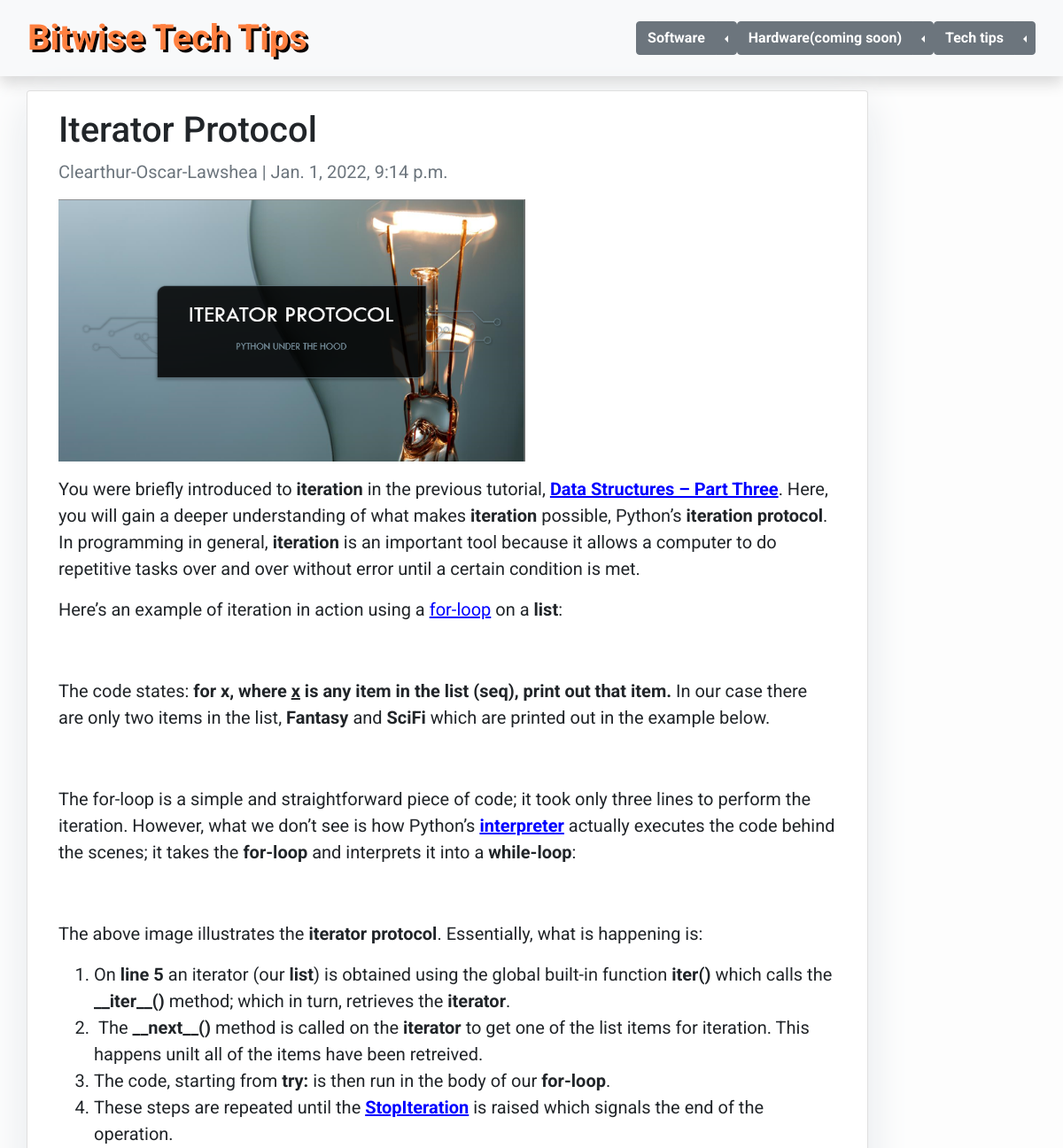
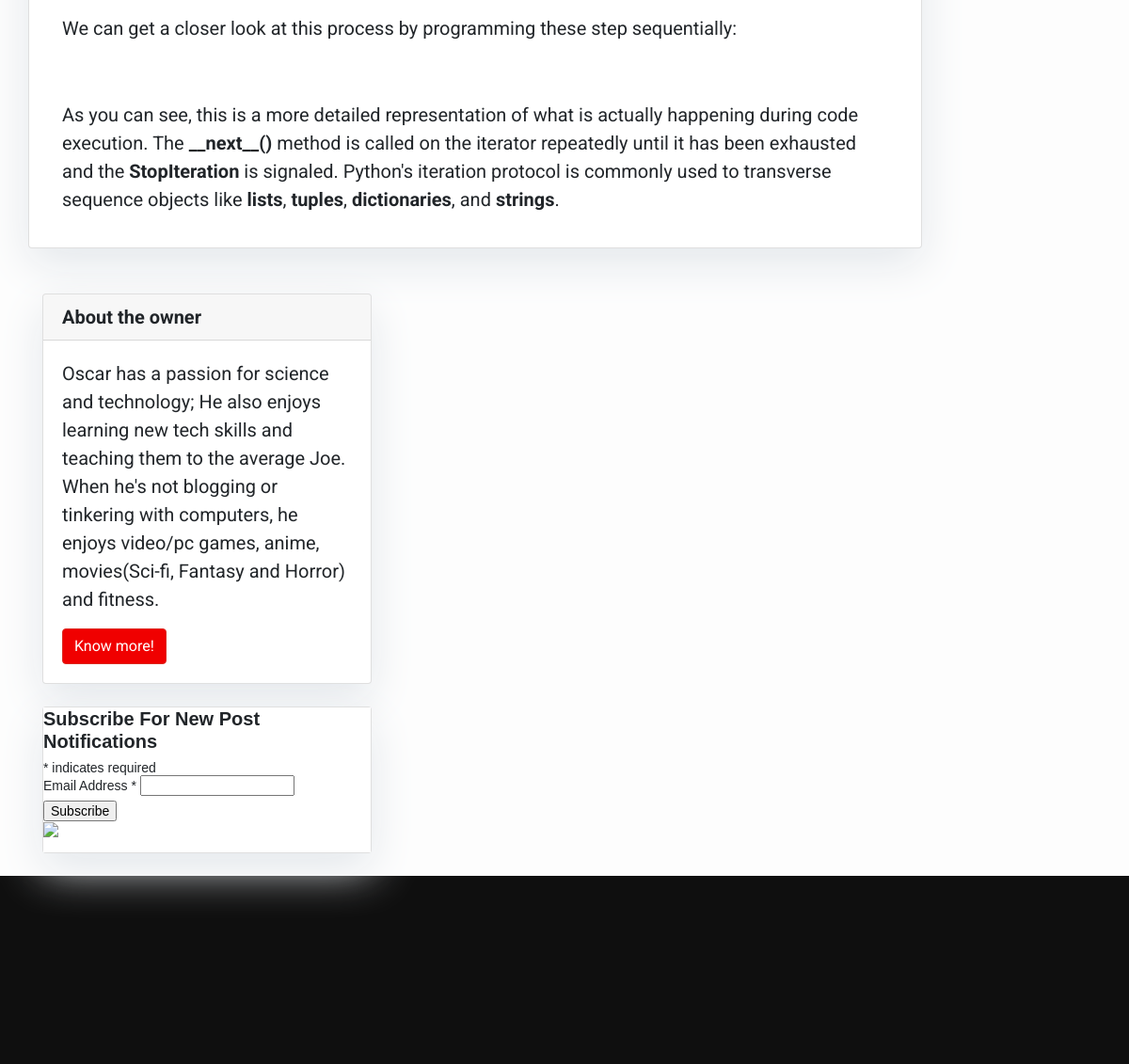
The app's page /posts/python/iterator-protocol/ with its own data (2 pictures, top to bottom).
### pyposts/models.py (models this page shows, shortened)
class PythonPost(models.Model):
	title = models.CharField(max_length=200, unique=True)
	thumb = models.ImageField(
					upload_to='python/thumbnails',
					null=True, blank=True
					)
	author = models.ForeignKey(
				settings.AUTH_USER_MODEL,
				blank=True, null=True,
				on_delete=models.CASCADE,
				)
	updated = models.DateTimeField(auto_now= True)
	description = RichTextField(blank=False, null=True)
	content = RichTextField(blank=False, null=False)
	created_on = models.DateTimeField(auto_now_add=True)
	metakeywords = RichTextField(blank=False, null=True)
	slug = models.SlugField(max_length=200, unique=True)
	file = models.FileField(
					upload_to='python/files',
					null=True, blank=True
					)
	class Meta:
		ordering = ['-created_on']

### pyposts/views.py (the view)
# urls.py: path('python/<slug:slug>/', views.PythonPostDetail.as_view(), name='python_post_detail'),
class PythonPostDetail(generic.DetailView):
	model = PythonPost
	template_name = 'python_post_detail.html'

### pyposts/templates/python_post_detail.html (shortened to what this page needs)
{% extends 'index.html' %}
{% block content %}
<div class="container">
  <div class="row">
    <div class="col-md-10 card mb-4  mt-3 left  top">
      <div class="card-body">
        <h1>{% block title %} {{ object.title }} {% endblock title %}</h1>
        <p class=" text-muted">{{ pythonpost.author }} | {{ pythonpost.created_on }}</p>
		<img src="{{pythonpost.thumb.url}}" style="width:60%"/>
        <p class="card-text">{{ object.content | safe }}</p>
      </div>
    </div>
    {% block sidebar %} {% include 'sidebar.html' %} {% endblock %}
  </div>
</div>
{% endblock %}

### static/css/style.css (style rules this page uses)
body { font-family: "Roboto", sans-serif; font-size: 20px; background-color: #fdfdfd; }

### templates/sidebar.html (style rules this page uses)
.card { box-shadow: 0 16px 48px #E3E7EB; }

### records on screen
PythonPost: title "Iterator Protocol", author "Clearthur-Oscar-Lawshea", created_on "Jan. 1, 2022, 9:14 p.m.", thumb (picture), content "You were briefly introduced to iteration in the previous tutorial, Data Structures – Part Three . Here, you will gain a deeper understanding of what makes iteration possible, Python’s iteration protocol . In programming in general, iteration is an important tool because it allows a computer to do repetitive tasks over and over without error until a certain condition is met. Here’s an example of iteration in action using a for-loop on a list : The code states: for x, where x is any item in the list (seq), print out that item. In our case there are only two items in the list, Fantasy and SciFi which are printed out in the example below. The for-loop is a simple and straightforward piece of…"
